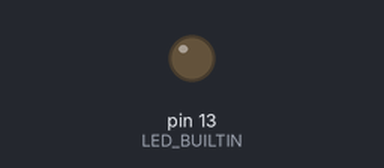
Bench run of a sketch on a simulated Arduino Uno, built with avr-gcc and run on an emulated ATmega328P. On the bench: output pins drawn as LEDs (lit = HIGH). What the sketch prints to the serial monitor is not drawn.

Above: at 4.0 s.
At 8.5 s:
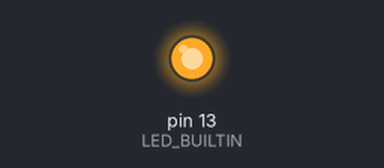
Timing chart, 0 to 11.7 s (numbered marks = the images above):
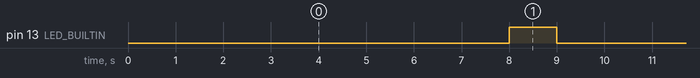

Measured:
- by itself, pin 13 (LED_BUILTIN): alternates HIGH for 1.0 s and LOW for 8.0 s

The sketch:

low-power-down-wake-periodic-measure-vcc.ino
```cpp
// **** INCLUDES *****
#include "LowPower.h"
// Declare Global Variables Here
int Counter = 1; // to count multiples of 8sec power down period

long readVcc() {
  long result;
  // Read 1.1V reference against AVcc
  ADMUX = _BV(REFS0) | _BV(MUX3) | _BV(MUX2) | _BV(MUX1);
  delay(2); // Wait for Vref to settle
  ADCSRA |= _BV(ADSC); // Convert
  while (bit_is_set(ADCSRA, ADSC));
  result = ADCL;
  result |= ADCH << 8;
  result = 1126400L / result; // Back-calculate AVcc in mV
  return result;
}

void setup()
{
  pinMode(LED_BUILTIN, OUTPUT);
  Serial.begin(9600);
}

void loop()
{
  Serial.flush();

  // Enter power down state for 8 s with ADC and BOD module disabled
  LowPower.powerDown(SLEEP_8S, ADC_OFF, BOD_OFF);

  if (Counter >= 1) // check if counter is at required number
  {
    digitalWrite(LED_BUILTIN, HIGH);   // turn the LED on (HIGH is the voltage level)
    delay(1000);                       // wait for a second
    digitalWrite(LED_BUILTIN, LOW);    // turn the LED off by making the voltage LOW
    Serial.println( readVcc(), DEC );  // send the measured value of Vcc to serial monitor
    Counter = 1; // reset counter to 1
  }
  else
  {
    Counter++; // increment counter
  }
}
```
